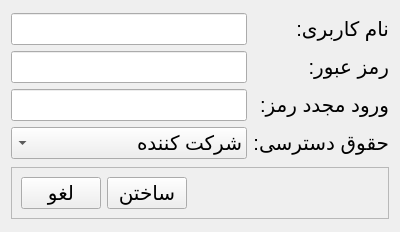
<?xml version="1.0" encoding="UTF-8"?>
<ui version="4.0">
 <class>createuser</class>
 <widget class="QWidget" name="createuser">
  <property name="geometry">
   <rect>
    <x>0</x>
    <y>0</y>
    <width>400</width>
    <height>232</height>
   </rect>
  </property>
  <property name="font">
   <font>
    <pointsize>15</pointsize>
   </font>
  </property>
  <property name="windowTitle">
   <string>تعریف کاربر</string>
  </property>
  <property name="layoutDirection">
   <enum>Qt::RightToLeft</enum>
  </property>
  <layout class="QHBoxLayout" name="horizontalLayout">
   <item>
    <layout class="QVBoxLayout" name="verticalLayout">
     <item>
      <layout class="QGridLayout" name="gridLayout">
       <item row="1" column="0">
        <widget class="QLabel" name="label_2">
         <property name="text">
          <string>رمز عبور:</string>
         </property>
        </widget>
       </item>
       <item row="2" column="0">
        <widget class="QLabel" name="label_3">
         <property name="text">
          <string>ورود مجدد رمز:</string>
         </property>
        </widget>
       </item>
       <item row="0" column="0">
        <widget class="QLabel" name="label">
         <property name="text">
          <string>نام کاربری:</string>
         </property>
        </widget>
       </item>
       <item row="0" column="1">
        <widget class="QLineEdit" name="txtUserName"/>
       </item>
       <item row="1" column="1">
        <widget class="QLineEdit" name="txtPassword"/>
       </item>
       <item row="2" column="1">
        <widget class="QLineEdit" name="txtRetypePassword"/>
       </item>
       <item row="3" column="0">
        <widget class="QLabel" name="label_4">
         <property name="text">
          <string>حقوق دسترسی:</string>
         </property>
        </widget>
       </item>
       <item row="3" column="1">
        <widget class="QComboBox" name="cmbRole">
         <item>
          <property name="text">
           <string>شرکت کننده</string>
          </property>
         </item>
         <item>
          <property name="text">
           <string>طراح</string>
          </property>
         </item>
         <item>
          <property name="text">
           <string>مدیر سیستم</string>
          </property>
         </item>
        </widget>
       </item>
      </layout>
     </item>
     <item>
      <widget class="QFrame" name="frame">
       <property name="sizePolicy">
        <sizepolicy hsizetype="Preferred" vsizetype="Fixed">
         <horstretch>0</horstretch>
         <verstretch>0</verstretch>
        </sizepolicy>
       </property>
       <property name="frameShape">
        <enum>QFrame::StyledPanel</enum>
       </property>
       <property name="frameShadow">
        <enum>QFrame::Raised</enum>
       </property>
       <layout class="QHBoxLayout" name="horizontalLayout_2">
        <item>
         <spacer name="horizontalSpacer">
          <property name="orientation">
           <enum>Qt::Horizontal</enum>
          </property>
          <property name="sizeHint" stdset="0">
           <size>
            <width>40</width>
            <height>20</height>
           </size>
          </property>
         </spacer>
        </item>
        <item>
         <widget class="QPushButton" name="btnCreate">
          <property name="text">
           <string>ساختن</string>
          </property>
         </widget>
        </item>
        <item>
         <widget class="QPushButton" name="btnCancel">
          <property name="text">
           <string>لغو</string>
          </property>
         </widget>
        </item>
       </layout>
      </widget>
     </item>
    </layout>
   </item>
  </layout>
 </widget>
 <resources/>
 <connections/>
</ui>
